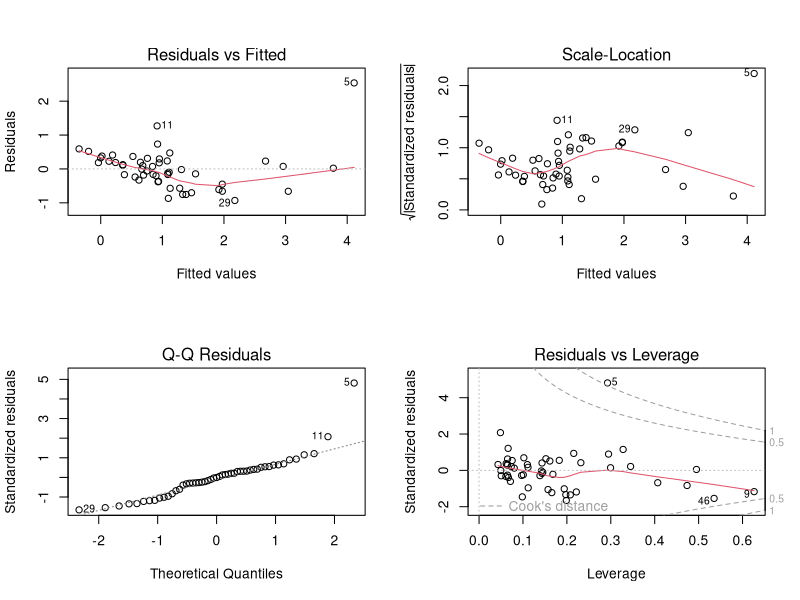
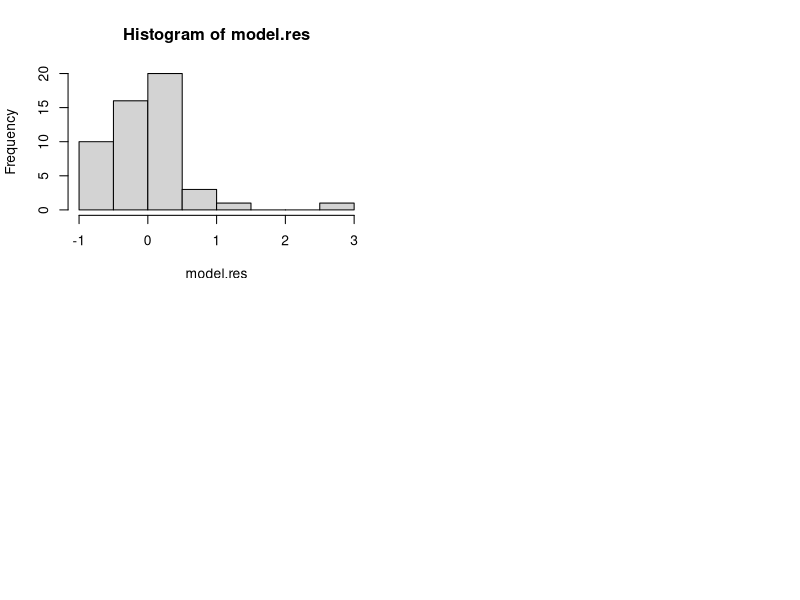
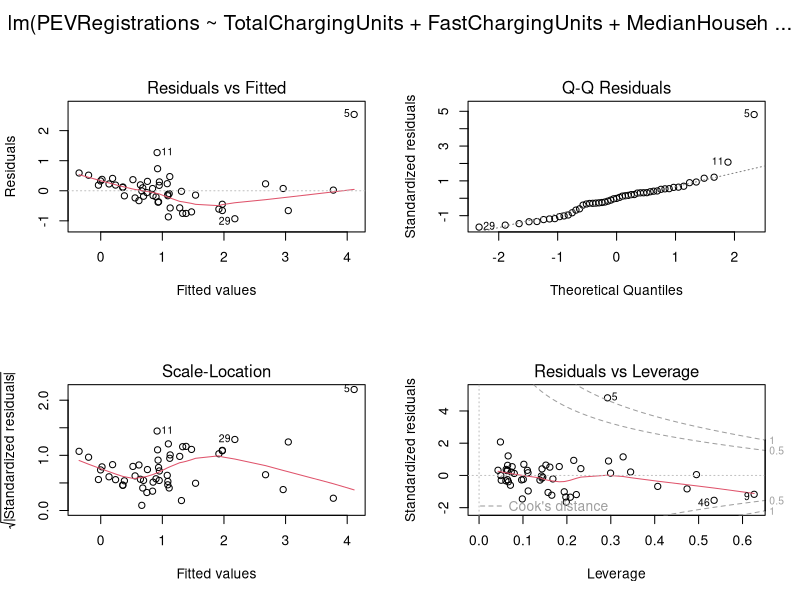

Reproduce these figures in R, in order.
rm(list=ls())

###################################################################
########################################### chargement des données

# ouverture des données
#lien="C:\\Users\\thibaut\\Documents\\Ponts_2A\\Voiture_Electrique\\telechargement2\\EVanalysis-master\\EVanalysis-master\\DataEasyNameOnlyStates.csv"
#data_tab=read.table(lien,header=TRUE,sep=";", dec=",")
data_tab=read.table("DataEasyNameOnlyStates.csv",header=TRUE,sep=";", dec=",")
class(data_tab) #data frame
# matrice de données
data=data.matrix(data_tab)

dataIncentives=data[1:51,c(16,17,18,19,20,21)]
class(dataIncentives)#matrix
dataIncentives[1:51,1]=dataIncentives[1:51,1]-7500 # on ne garde que le federal
dataCluster=data[1:51,24:27]
data=data[1:51,c(4,5,6,8,11,13,14,15,23)]

rownames(dataIncentives)=c("ALABAMA", "ALASKA", "ARIZONA", "ARKANSAS", "CALIFORNIA", "COLORADO", "CONNECTICUT", "DELAWARE", "DISTRICT OF COLUMBIA", "FLORIDA", "GEORGIA", "HAWAII", "IDAHO", "ILLINOIS", "INDIANA", "IOWA", "KANSAS", "KENTUCKY", "LOUISIANA", "MAINE", "MARYLAND", "MASSACHUSETTS", "MICHIGAN", "MINNESOTA", "MISSISSIPPI", "MISSOURI", "MONTANA", "NEBRASKA", "NEVADA", "NEW HAMPSHIRE", "NEW JERSEY", "NEW MEXICO", "NEW YORK", "NORTH CAROLINA", "NORTH DAKOTA", "OHIO", "OKLAHOMA", "OREGON", "PENNSYLVANIA", "RHODE ISLAND", "SOUTH CAROLINA", "SOUTH DAKOTA", "TENNESSEE", "TEXAS", "UTAH", "VERMONT", "VIRGINIA", "WASHINGTON", "WEST VIRGINIA", "WISCONSIN", "WYOMING")
rownames(dataCluster)=c("ALABAMA", "ALASKA", "ARIZONA", "ARKANSAS", "CALIFORNIA", "COLORADO", "CONNECTICUT", "DELAWARE", "DISTRICT OF COLUMBIA", "FLORIDA", "GEORGIA", "HAWAII", "IDAHO", "ILLINOIS", "INDIANA", "IOWA", "KANSAS", "KENTUCKY", "LOUISIANA", "MAINE", "MARYLAND", "MASSACHUSETTS", "MICHIGAN", "MINNESOTA", "MISSISSIPPI", "MISSOURI", "MONTANA", "NEBRASKA", "NEVADA", "NEW HAMPSHIRE", "NEW JERSEY", "NEW MEXICO", "NEW YORK", "NORTH CAROLINA", "NORTH DAKOTA", "OHIO", "OKLAHOMA", "OREGON", "PENNSYLVANIA", "RHODE ISLAND", "SOUTH CAROLINA", "SOUTH DAKOTA", "TENNESSEE", "TEXAS", "UTAH", "VERMONT", "VIRGINIA", "WASHINGTON", "WEST VIRGINIA", "WISCONSIN", "WYOMING")
rownames(data)=c("ALABAMA", "ALASKA", "ARIZONA", "ARKANSAS", "CALIFORNIA", "COLORADO", "CONNECTICUT", "DELAWARE", "DISTRICT OF COLUMBIA", "FLORIDA", "GEORGIA", "HAWAII", "IDAHO", "ILLINOIS", "INDIANA", "IOWA", "KANSAS", "KENTUCKY", "LOUISIANA", "MAINE", "MARYLAND", "MASSACHUSETTS", "MICHIGAN", "MINNESOTA", "MISSISSIPPI", "MISSOURI", "MONTANA", "NEBRASKA", "NEVADA", "NEW HAMPSHIRE", "NEW JERSEY", "NEW MEXICO", "NEW YORK", "NORTH CAROLINA", "NORTH DAKOTA", "OHIO", "OKLAHOMA", "OREGON", "PENNSYLVANIA", "RHODE ISLAND", "SOUTH CAROLINA", "SOUTH DAKOTA", "TENNESSEE", "TEXAS", "UTAH", "VERMONT", "VIRGINIA", "WASHINGTON", "WEST VIRGINIA", "WISCONSIN", "WYOMING")

###################################################################
##################################### regression lineaire multiple

# the regressions with their results and main statistics

model = lm(PEVRegistrations ~ TotalChargingUnits + FastChargingUnits + MedianHouseholdIncome + PercentOfBachelorDegree + AverageRetailPriceOfElectricity + ResidentialEnergyConsumedPerCapita + RegularGasolinePrice + TotalPublicActionForEV, data=data_tab)
#model = lm(PEVRegistrations ~ Population + TotalChargingUnits + FastChargingUnits + RevisedAnnualPersonalIncomePerCapita + MedianHouseholdIncome + MedianOverMiddleIncome + PercentOfHighSchoolDegree + PercentOfBachelorDegree + PercentOfAdvancedDegree + AverageRetailPriceOfElectricity + ResidentialEnergyConsumedPerCapita + RegularGasolinePrice + IncomeTaxCredit + SalesTax + PurchaseRebate + HOVExemption + ParkingExemption + EmissionInspection + HomeEVSE + TotalPublicActionForEV + Party + Green + Green2 + GreenGB , data=data_tab)

summary(model) 
anova(model)
coefficients(model)

summary.aov(model)

layout(matrix(1:4,2,2))
plot(model)


#http://162.38.181.25/LinuxHelp/wp-content/uploads/2011/05/GuideTP.pdf

model.res<- residuals(model)
hist(model.res)
shapiro.test(model.res)

par(mfrow =c(2, 2),oma=c(0, 0, 2, 0))
plot(model)

sink(file="A.txt") 

sink()
#q()

#install.packages("car")
#install.packages("lmtest")
library(lmtest)
hmctest(model)
# HMC = 0.7096, p-value = 0.991
dwtest(model)
# DW = 2.0315, p-value = 0.5438

